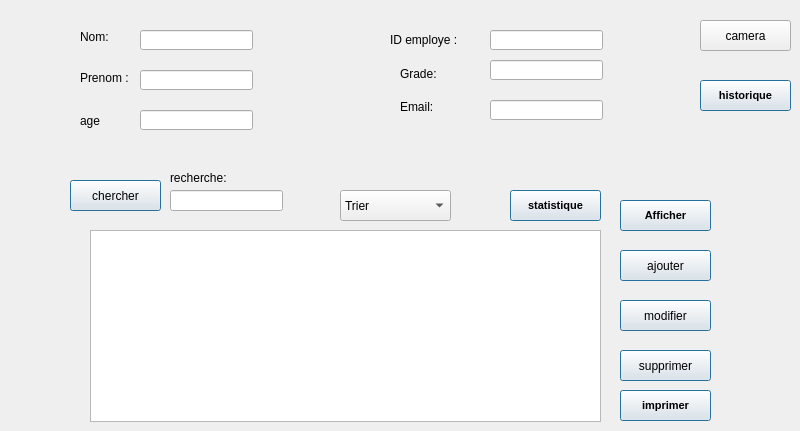
      <widget class="QWidget" name="tab">
       <attribute name="title">
        <string>Employee</string>
       </attribute>
       <widget class="QLabel" name="label_11">
        <property name="geometry">
         <rect>
          <x>300</x>
          <y>-50</y>
          <width>311</width>
          <height>51</height>
         </rect>
        </property>
        <property name="sizePolicy">
         <sizepolicy hsizetype="Maximum" vsizetype="Maximum">
          <horstretch>90</horstretch>
          <verstretch>50</verstretch>
         </sizepolicy>
        </property>
        <property name="maximumSize">
         <size>
          <width>16777215</width>
          <height>16777215</height>
         </size>
        </property>
        <property name="font">
         <font>
          <pointsize>13</pointsize>
          <weight>75</weight>
          <bold>true</bold>
         </font>
        </property>
        <property name="text">
         <string>SMART OLYMPICS GAMES</string>
        </property>
       </widget>
       <widget class="QLineEdit" name="rech_2">
        <property name="geometry">
         <rect>
          <x>170</x>
          <y>190</y>
          <width>113</width>
          <height>21</height>
         </rect>
        </property>
       </widget>
       <widget class="QPushButton" name="pushButton_8">
        <property name="geometry">
         <rect>
          <x>510</x>
          <y>190</y>
          <width>91</width>
          <height>31</height>
         </rect>
        </property>
        <property name="font">
         <font>
          <pointsize>8</pointsize>
          <weight>75</weight>
          <bold>true</bold>
         </font>
        </property>
        <property name="text">
         <string>statistique</string>
        </property>
        <property name="default">
         <bool>true</bool>
        </property>
       </widget>
       <widget class="QComboBox" name="comboBox">
        <property name="geometry">
         <rect>
          <x>340</x>
          <y>190</y>
          <width>111</width>
          <height>31</height>
         </rect>
        </property>
        <item>
         <property name="text">
          <string>Trier</string>
         </property>
        </item>
        <item>
         <property name="text">
          <string>Tri Par ID</string>
         </property>
        </item>
        <item>
         <property name="text">
          <string>Tri Par Nom</string>
         </property>
        </item>
        <item>
         <property name="text">
          <string>Tri Par Age</string>
         </property>
        </item>
       </widget>
       <widget class="QTableView" name="tableView">
        <property name="geometry">
         <rect>
          <x>90</x>
          <y>230</y>
          <width>511</width>
          <height>192</height>
         </rect>
        </property>
       </widget>
       <widget class="QLineEdit" name="le_grade">
        <property name="geometry">
         <rect>
          <x>490</x>
          <y>60</y>
          <width>113</width>
          <height>20</height>
         </rect>
        </property>
       </widget>
       <widget class="QPushButton" name="pushButton">
        <property name="geometry">
         <rect>
          <x>620</x>
          <y>250</y>
          <width>91</width>
          <height>31</height>
         </rect>
        </property>
        <property name="text">
         <string>ajouter</string>
        </property>
        <property name="default">
         <bool>true</bool>
        </property>
       </widget>
       <widget class="QLineEdit" name="le_age">
        <property name="geometry">
         <rect>
          <x>140</x>
          <y>110</y>
          <width>113</width>
          <height>20</height>
         </rect>
        </property>
       </widget>
       <widget class="QPushButton" name="pushButton_5">
        <property name="geometry">
         <rect>
          <x>620</x>
          <y>350</y>
          <width>91</width>
          <height>31</height>
         </rect>
        </property>
        <property name="text">
         <string>supprimer</string>
        </property>
        <property name="default">
         <bool>true</bool>
        </property>
       </widget>
       <widget class="QLabel" name="label_8">
        <property name="geometry">
         <rect>
          <x>390</x>
          <y>30</y>
          <width>81</width>
          <height>20</height>
         </rect>
        </property>
        <property name="text">
         <string>ID employe :</string>
        </property>
       </widget>
       <widget class="QPushButton" name="pushbutton_13">
        <property name="geometry">
         <rect>
          <x>700</x>
          <y>80</y>
          <width>91</width>
          <height>31</height>
         </rect>
        </property>
        <property name="font">
         <font>
          <pointsize>8</pointsize>
          <weight>75</weight>
          <bold>true</bold>
         </font>
        </property>
        <property name="text">
         <string>historique</string>
        </property>
        <property name="default">
         <bool>true</bool>
        </property>
       </widget>
       <widget class="QLabel" name="label_6">
        <property name="geometry">
         <rect>
          <x>80</x>
          <y>70</y>
          <width>81</width>
          <height>16</height>
         </rect>
        </property>
        <property name="text">
         <string>Prenom :</string>
        </property>
       </widget>
       <widget class="QPushButton" name="pushButton_7">
        <property name="geometry">
         <rect>
          <x>70</x>
          <y>180</y>
          <width>91</width>
          <height>31</height>
         </rect>
        </property>
        <property name="sizePolicy">
         <sizepolicy hsizetype="Maximum" vsizetype="Fixed">
          <horstretch>0</horstretch>
          <verstretch>0</verstretch>
         </sizepolicy>
        </property>
        <property name="text">
         <string>chercher</string>
        </property>
        <property name="autoRepeatDelay">
         <number>305</number>
        </property>
        <property name="default">
         <bool>true</bool>
        </property>
       </widget>
       <widget class="QPushButton" name="Push_Button_Afficher">
        <property name="geometry">
         <rect>
          <x>620</x>
          <y>200</y>
          <width>91</width>
          <height>31</height>
         </rect>
        </property>
        <property name="font">
         <font>
          <pointsize>8</pointsize>
          <weight>75</weight>
          <bold>true</bold>
         </font>
        </property>
        <property name="text">
         <string>Afficher</string>
        </property>
        <property name="default">
         <bool>true</bool>
        </property>
       </widget>
       <widget class="QLineEdit" name="le_prenom">
        <property name="geometry">
         <rect>
          <x>140</x>
          <y>70</y>
          <width>113</width>
          <height>20</height>
         </rect>
        </property>
       </widget>
       <widget class="QLabel" name="label_10">
        <property name="geometry">
         <rect>
          <x>400</x>
          <y>100</y>
          <width>47</width>
          <height>14</height>
         </rect>
        </property>
        <property name="text">
         <string>Email:</string>
        </property>
       </widget>
       <widget class="QLabel" name="label_7">
        <property name="geometry">
         <rect>
          <x>80</x>
          <y>110</y>
          <width>101</width>
          <height>21</height>
         </rect>
        </property>
        <property name="text">
         <string>age</string>
        </property>
       </widget>
       <widget class="QPushButton" name="pushButton_4">
        <property name="geometry">
         <rect>
          <x>620</x>
          <y>300</y>
          <width>91</width>
          <height>31</height>
         </rect>
        </property>
        <property name="text">
         <string>modifier</string>
        </property>
        <property name="default">
         <bool>true</bool>
        </property>
       </widget>
       <widget class="QLineEdit" name="le_nom">
        <property name="geometry">
         <rect>
          <x>140</x>
          <y>30</y>
          <width>113</width>
          <height>20</height>
         </rect>
        </property>
       </widget>
       <widget class="QLabel" name="label">
        <property name="geometry">
         <rect>
          <x>170</x>
          <y>170</y>
          <width>71</width>
          <height>16</height>
         </rect>
        </property>
        <property name="text">
         <string>recherche:</string>
        </property>
       </widget>
       <widget class="QPushButton" name="imprimer">
        <property name="geometry">
         <rect>
          <x>620</x>
          <y>390</y>
          <width>91</width>
          <height>31</height>
         </rect>
        </property>
        <property name="font">
         <font>
          <pointsize>8</pointsize>
          <weight>75</weight>
          <bold>true</bold>
         </font>
        </property>
        <property name="text">
         <string>imprimer</string>
        </property>
        <property name="default">
         <bool>true</bool>
        </property>
       </widget>
       <widget class="QLineEdit" name="le_email">
        <property name="geometry">
         <rect>
          <x>490</x>
          <y>100</y>
          <width>113</width>
          <height>20</height>
         </rect>
        </property>
       </widget>
       <widget class="QPushButton" name="pushButton_9">
        <property name="geometry">
         <rect>
          <x>700</x>
          <y>20</y>
          <width>91</width>
          <height>31</height>
         </rect>
        </property>
        <property name="text">
         <string>camera</string>
        </property>
       </widget>
       <widget class="QLineEdit" name="le_id">
        <property name="geometry">
         <rect>
          <x>490</x>
          <y>30</y>
          <width>113</width>
          <height>20</height>
         </rect>
        </property>
       </widget>
       <widget class="QLabel" name="label_5">
        <property name="geometry">
         <rect>
          <x>80</x>
          <y>30</y>
          <width>47</width>
          <height>14</height>
         </rect>
        </property>
        <property name="text">
         <string>Nom:</string>
        </property>
       </widget>
       <widget class="QLabel" name="label_9">
        <property name="geometry">
         <rect>
          <x>400</x>
          <y>64</y>
          <width>47</width>
          <height>20</height>
         </rect>
        </property>
        <property name="text">
         <string>Grade:</string>
        </property>
       </widget>
      </widget>
